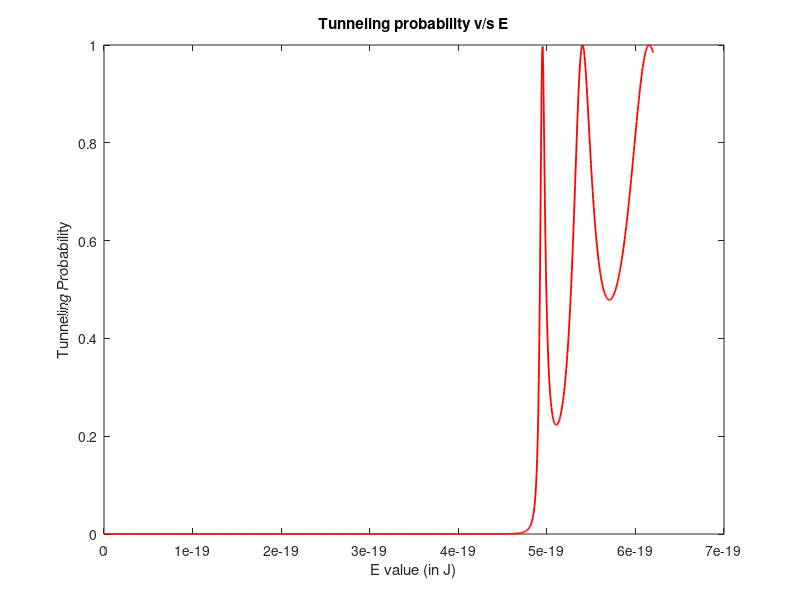

This figure's MATLAB source:
%Prepeared by Samyak Shah for EE227 Assignment 1 Question 2
%Date: September 08,2019
%______________________________________________
%Defining the constants given in the question
m=9.1e-31;
hcut=1.054e-34;
v0=4.8e-19;
l=2e-9;
%Note: We were asked to draw the Tunneling probability for very small bias
%      The plot produced here is a more general one. We observe the initial
%      rise only in case of a very small bias
E=linspace(0,6.2e-19,1000);
alpha=zeros(1,1000);
T=zeros(1,1000);
%Finding tunneling probability for all values of E in the 'E' array
for i=1:1000
    alpha(i)=sqrt(2*m*(v0-E(i)))/hcut;
    T(i)=1/((1+0.25*(v0*v0/(E(i)*(v0-E(i))))*sinh(alpha(i)*l)*sinh(alpha(i)*l)));
end
figure
plot(E,T,'r','linewidth',1.3);
xlabel("E value (in J)");
ylabel('Tunneling Probability');
title('Tunneling probability v/s E');
